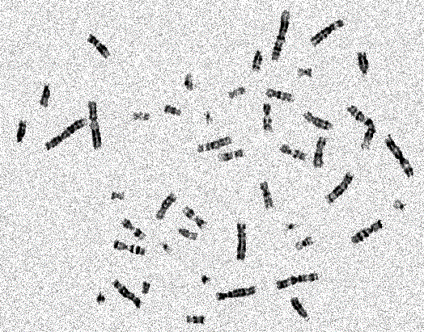
#> input picture countPic/ranseti.png, 424 x 332 px
$ python count.py
#> lines starting #> are read from the running program, lines starting #| are printed output that depends on the picture; after the words box and inside, x2 and y2 are one past the last pixel; in counts of white or black regions, pixels touching at a corner belong together
#> further down, old is the input picture: shape (332, 424, 3); mean B, G, R 218.9, 218.9, 218.9
import cv2 as cv

#图像处理函数定义
#平滑处理
def blur(image):
    dst=cv.blur(image,(2,2))
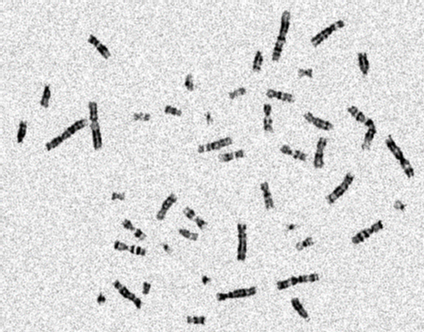
#> dst: shape (332, 424, 3); mean B, G, R 219.3, 219.3, 219.3
    cv.imwrite("blur.jpg",dst)
    cv.namedWindow('blur',0)
    cv.resizeWindow('blur',600,600)
    cv.imshow('blur',dst)

    return dst

#高斯滤波
def gaussblur(image):
    dst=cv.GaussianBlur(image,(3,3),0)
    cv.imwrite("gaussblur.jpg",dst)
    cv.namedWindow('gaussblur',0)
    cv.resizeWindow('gaussblur',600,600)
    cv.imshow('gaussblur',dst)
    return dst

#双边滤波处理
def bilaterFilt(image):
    dst=cv.bilateralFilter(src=image,d=10,sigmaColor=110,sigmaSpace=40)
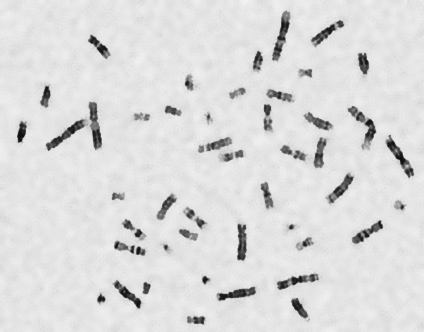
#> dst: shape (332, 424, 3); mean B, G, R 219.7, 219.7, 219.7
    cv.imwrite("bilateralFilter.jpg",dst)
    cv.namedWindow('bilaterFilted',0)
    cv.resizeWindow('bilaterFilted',600,600)
    cv.imshow('bilaterFilted',dst)
    return dst

#边远检测
def canny(image):
    edge=cv.Canny(image,50,150)
    cv.imwrite("canny.jpg",edge)
    cv.namedWindow('edge',0)
    cv.resizeWindow('edge',600,600)
    cv.imshow('edge',edge)
    return edge

#对图像二值化
def threshold(image):
    (_,dst)=cv.threshold(image,180,255,cv.THRESH_BINARY)
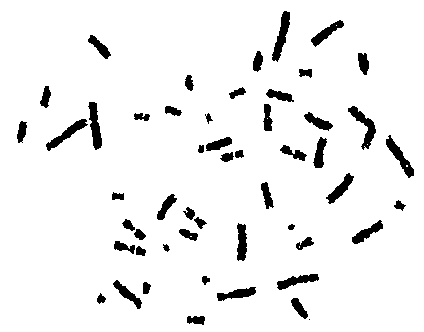
#> dst: shape (332, 424); 93.9% white; 52 black regions (1 under 20 px), largest, box (x1, y1, x2, y2) and area: (272, 11, 290, 62) 403, (348, 106, 376, 150) 403, (88, 102, 102, 150) 380
    cv.imwrite("threshold.jpg",dst)
    cv.namedWindow('threshold',0)
    cv.resizeWindow('threshold',600,600)
    cv.imshow('threshold',dst)
    return dst

#进行膨胀腐蚀操作连接同一个染色体的间隙
def erode_dilate(image):
    g=cv.getStructuringElement(cv.MORPH_ELLIPSE,(3,3))
    dst=cv.erode(image,g,iterations=2)
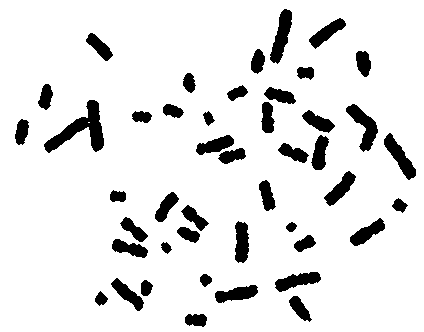
#> dst: shape (332, 424); 89.7% white; 45 black regions, largest, box (x1, y1, x2, y2) and area: (44, 100, 104, 153) 1156, (346, 104, 378, 152) 636, (270, 9, 292, 64) 631
    dst=cv.dilate(dst,g,iterations=3)
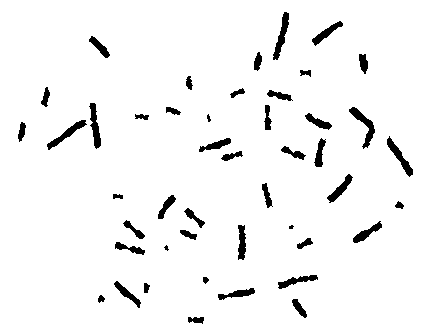
#> dst: shape (332, 424); 95.5% white; 46 black regions (2 under 20 px)
    cv.imwrite("erode_dilate.jpg",dst)
    cv.namedWindow('erode_dilate',0)
    cv.resizeWindow('erode_dilate',600,600)
    cv.imshow('erode_dilate',dst)
    return dst

#在原图上画出检测到的染色体边缘
def draw_contours(image):
    num=0
    result=cv.findContours(src,cv.RETR_CCOMP,cv.CHAIN_APPROX_NONE)
#> result = 50 contours, 3 with area under 20; largest, box (x1, y1, x2, y2) and area: (0, 0, 424, 332) 140013, (348, 106, 376, 150) 369, (272, 11, 290, 61) 350, (88, 102, 102, 150) 328, (386, 135, 414, 178) 328
    for i in range(1,50):
        if len(result[1][i]) > 8:
            num+=1
            cv.drawContours(old,result[1][i],-1,(0,0,255),1)
            path=r'ceshi\{}.jpg'.format(num)
            cv.imwrite(path, old)
#> after the loop, num = 0
    cv.imwrite("result.jpg",old)
    cv.namedWindow('contours',0)
    cv.resizeWindow('contours',1000,1000)
    cv.imshow('contours',old)
    return num

#执行主体
if __name__ == "__main__":

    #打开文件
    try:
        old=cv.imread(r"ranseti.png")
        src=old
        cv.namedWindow("image")
        cv.imshow("image", src)
    except:
        print('Failed to open the file')
        exit()

    #开始处理图像
    #src=gaussblur(src)
    src = blur(src)
    src = bilaterFilt(src)
    src = cv.cvtColor(src, cv.COLOR_RGB2GRAY)
    src = threshold(src)
    src = erode_dilate(src)

    #可视化输出结果
#> (the run stopped early here; a loop or call above may not have finished)
